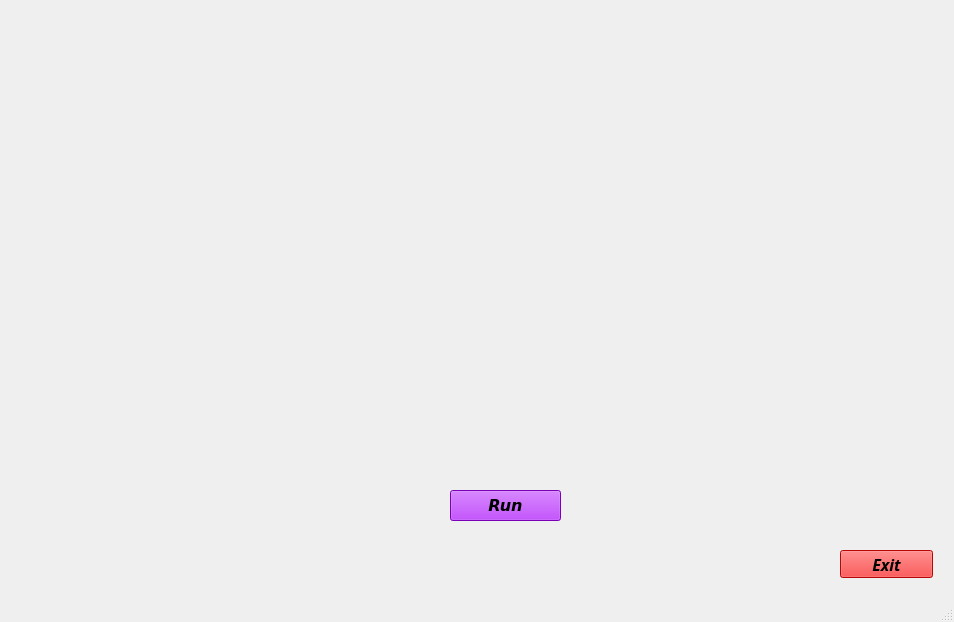
<?xml version="1.0" encoding="UTF-8"?>
<ui version="4.0">
 <class>JarvisUi</class>
 <widget class="QMainWindow" name="JarvisUi">
  <property name="geometry">
   <rect>
    <x>0</x>
    <y>0</y>
    <width>954</width>
    <height>622</height>
   </rect>
  </property>
  <property name="windowTitle">
   <string>MainWindow</string>
  </property>
  <widget class="QWidget" name="centralwidget">
   <widget class="QLabel" name="label">
    <property name="geometry">
     <rect>
      <x>-150</x>
      <y>0</y>
      <width>1111</width>
      <height>791</height>
     </rect>
    </property>
    <property name="font">
     <font>
      <family>Tw Cen MT</family>
      <pointsize>12</pointsize>
      <weight>75</weight>
      <italic>true</italic>
      <bold>true</bold>
     </font>
    </property>
    <property name="text">
     <string/>
    </property>
    <property name="pixmap">
     <pixmap>../../Pictures/7c61406369bffe8bc8d339d83ab1dd81.jpg</pixmap>
    </property>
    <property name="scaledContents">
     <bool>true</bool>
    </property>
   </widget>
   <widget class="QLabel" name="label_2">
    <property name="geometry">
     <rect>
      <x>320</x>
      <y>160</y>
      <width>321</width>
      <height>241</height>
     </rect>
    </property>
    <property name="text">
     <string/>
    </property>
    <property name="pixmap">
     <pixmap>../../Pictures/jarvis ui.gif</pixmap>
    </property>
    <property name="scaledContents">
     <bool>true</bool>
    </property>
   </widget>
   <widget class="QPushButton" name="pushButton">
    <property name="geometry">
     <rect>
      <x>450</x>
      <y>490</y>
      <width>111</width>
      <height>31</height>
     </rect>
    </property>
    <property name="font">
     <font>
      <family>Verdana</family>
      <pointsize>12</pointsize>
      <weight>75</weight>
      <italic>true</italic>
      <bold>true</bold>
     </font>
    </property>
    <property name="styleSheet">
     <string notr="true">
background-color: rgb(170, 0, 255);
alternate-background-color: rgb(0, 85, 255);</string>
    </property>
    <property name="text">
     <string>Run</string>
    </property>
   </widget>
   <widget class="QPushButton" name="pushButton_2">
    <property name="geometry">
     <rect>
      <x>840</x>
      <y>550</y>
      <width>93</width>
      <height>28</height>
     </rect>
    </property>
    <property name="font">
     <font>
      <family>Tw Cen MT</family>
      <pointsize>12</pointsize>
      <weight>75</weight>
      <italic>true</italic>
      <bold>true</bold>
     </font>
    </property>
    <property name="autoFillBackground">
     <bool>false</bool>
    </property>
    <property name="styleSheet">
     <string notr="true">background-color: rgb(255, 8, 8);</string>
    </property>
    <property name="text">
     <string>Exit</string>
    </property>
   </widget>
   <widget class="QLabel" name="label_3">
    <property name="geometry">
     <rect>
      <x>30</x>
      <y>30</y>
      <width>441</width>
      <height>111</height>
     </rect>
    </property>
    <property name="text">
     <string/>
    </property>
    <property name="pixmap">
     <pixmap>../../Pictures/00545cb7179c504433d4c8f5e845f286.gif</pixmap>
    </property>
   </widget>
   <widget class="QTextBrowser" name="textBrowser">
    <property name="geometry">
     <rect>
      <x>30</x>
      <y>520</y>
      <width>251</width>
      <height>51</height>
     </rect>
    </property>
    <property name="styleSheet">
     <string notr="true">background-color: transparent;</string>
    </property>
   </widget>
   <widget class="QTextBrowser" name="textBrowser_2">
    <property name="geometry">
     <rect>
      <x>630</x>
      <y>20</y>
      <width>271</width>
      <height>51</height>
     </rect>
    </property>
    <property name="styleSheet">
     <string notr="true">background-color: transparent;</string>
    </property>
   </widget>
  </widget>
  <widget class="QStatusBar" name="statusbar"/>
 </widget>
 <resources/>
 <connections/>
</ui>
